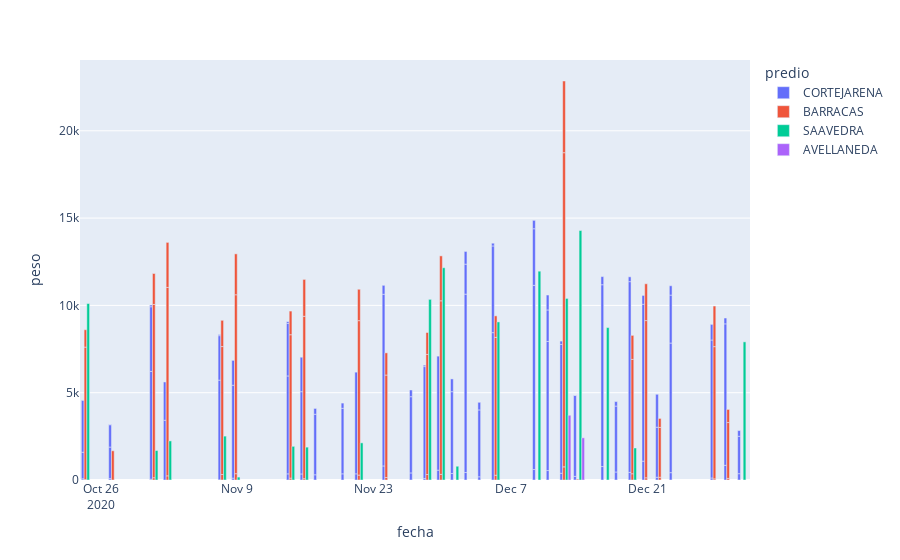
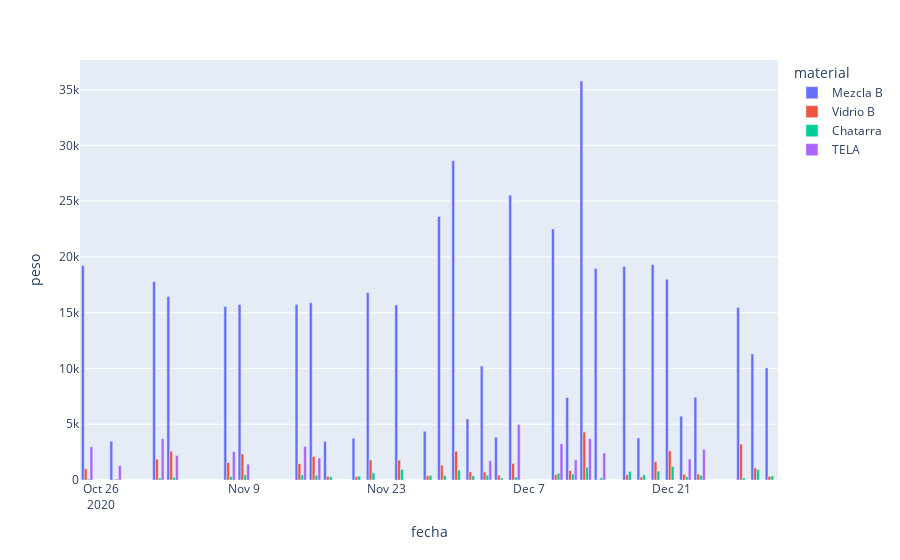

Write notebook code for charts like these, in order.
### Code cell
pesos_historico_predios(pesajes_df).show()
pesos_historico_materiales(pesajes_df).show()
pesos_historico_promedio(pesajes_df).show()
torta(pesajes_df).show()
print(f"El centro que más material reunió (en peso total) fue: {centro_principal(pesajes_df)[0]}")

### Figure 1 — Plotly figure (JSON) as saved in the notebook; plotly's stock layout.template omitted (floating-point values rounded to 4 significant figures)
{"data": [{"alignmentgroup": "True", "customdata": [["Mezcla B"], ["Vidrio B"], ["Chatarra"], ["Mezcla B"], ["TELA"], ["Vidrio B"], ["Chatarra"], ["Mezcla B"], ["TELA"], ["Vidrio B"], ["Chatarra"], ["Mezcla B"], ["TELA"], ["Vidrio B"], ["Mezcla B"], ["TELA"], ["Chatarra"], ["Mezcla B"], ["TELA"], ["Vidrio B"], ["Chatarra"], ["Mezcla B"], ["TELA"], ["Chatarra"], ["Mezcla B"], ["TELA"], ["Vidrio B"], ["Chatarra"], ["Mezcla B"], ["TELA"], ["Chatarra"], ["Mezcla B"], ["Vidrio B"], ["Chatarra"], ["Mezcla B"], ["Vidrio B"], ["Chatarra"], ["Mezcla B"], ["Chatarra"], ["Mezcla B"], ["Vidrio B"], ["Chatarra"], ["Mezcla B"], ["Vidrio B"], ["Chatarra"], ["Mezcla B"], ["Vidrio B"], ["Chatarra"], ["Mezcla B"], ["Chatarra"], ["Mezcla B"], ["Vidrio B"], ["Chatarra"], ["Mezcla B"], ["TELA"], ["Vidrio B"], ["Chatarra"], ["Mezcla B"], ["Vidrio B"], ["Mezcla B"], ["TELA"], ["Vidrio B"], ["Chatarra"], ["Mezcla B"], ["TELA"], ["Vidrio B"], ["Chatarra"], ["Mezcla B"], ["TELA"], ["Vidrio B"], ["Chatarra"], ["Mezcla B"], ["Vidrio B"], ["Chatarra"], ["Mezcla B"], ["Vidrio B"], ["Chatarra"], ["Mezcla B"], ["Vidrio B"], ["Chatarra"], ["Mezcla B"], ["Vidrio B"], ["Chatarra"], ["Mezcla B"], ["Vidrio B"], ["Chatarra"], ["Mezcla B"], ["Vidrio B"], ["Chatarra"], ["Mezcla B"], ["TELA"], ["Chatarra"], ["Mezcla B"], ["TELA"], ["Vidrio B"], ["Chatarra"], ["Mezcla B"], ["Vidrio B"], ["Chatarra"], ["Mezcla B"], ["Vidrio B"], ["Chatarra"], ["Mezcla B"], ["Vidrio B"]], "hovertemplate": "predio=CORTEJARENA<br>fecha=%{x}<br>peso=%{y}<br>material=%{customdata[0]}<extra></extra>", "legendgroup": "CORTEJARENA", "marker": {"color": "#636efa", "pattern": {"shape": ""}}, "name": "CORTEJARENA", "offsetgroup": "CORTEJARENA", "orientation": "v", "showlegend": true, "textposition": "auto", "type": "bar", "x": ["2020-03-28T00:00:00", "2020-03-28T00:00:00", "2020-10-23T00:00:00", "2020-10-23T00:00:00", "2020-10-23T00:00:00", "2020-10-23T00:00:00", "2020-10-27T00:00:00", "2020-10-27T00:00:00", "2020-10-27T00:00:00", "2020-10-27T00:00:00", "2020-10-30T00:00:00", "2020-10-30T00:00:00", "2020-10-30T00:00:00", "2020-10-30T00:00:00", "2020-11-02T00:00:00", "2020-11-02T00:00:00", "2020-11-06T00:00:00", "2020-11-06T00:00:00", "2020-11-06T00:00:00", "2020-11-06T00:00:00", "2020-11-09T00:00:00", "2020-11-09T00:00:00", "2020-11-09T00:00:00", "2020-11-13T00:00:00", "2020-11-13T00:00:00", "2020-11-13T00:00:00", "2020-11-13T00:00:00", "2020-11-16T00:00:00", "2020-11-16T00:00:00", "2020-11-16T00:00:00", "2020-11-17T00:00:00", "2020-11-17T00:00:00", "2020-11-17T00:00:00", "2020-11-19T00:00:00", "2020-11-19T00:00:00", "2020-11-19T00:00:00", "2020-11-20T00:00:00", "2020-11-20T00:00:00", "2020-11-24T00:00:00", "2020-11-24T00:00:00", "2020-11-24T00:00:00", "2020-11-26T00:00:00", "2020-11-26T00:00:00", "2020-11-26T00:00:00", "2020-11-27T00:00:00", "2020-11-27T00:00:00", "2020-11-27T00:00:00", "2020-11-30T00:00:00", "2020-11-30T00:00:00", "2020-12-01T00:00:00", "2020-12-01T00:00:00", "2020-12-01T00:00:00", "2020-12-02T00:00:00", "2020-12-02T00:00:00", "2020-12-02T00:00:00", "2020-12-02T00:00:00", "2020-12-03T00:00:00", "2020-12-03T00:00:00", "2020-12-03T00:00:00", "2020-12-04T00:00:00", "2020-12-04T00:00:00", "2020-12-04T00:00:00", "2020-12-09T00:00:00", "2020-12-09T00:00:00", "2020-12-09T00:00:00", "2020-12-09T00:00:00", "2020-12-10T00:00:00", "2020-12-10T00:00:00", "2020-12-10T00:00:00", "2020-12-10T00:00:00", "2020-12-11T00:00:00", "2020-12-11T00:00:00", "2020-12-11T00:00:00", "2020-12-14T00:00:00", "2020-12-14T00:00:00", "2020-12-14T00:00:00", "2020-12-16T00:00:00", "2020-12-16T00:00:00", "2020-12-16T00:00:00", "2020-12-17T00:00:00", "2020-12-17T00:00:00", "2020-12-17T00:00:00", "2020-12-18T00:00:00", "2020-12-18T00:00:00", "2020-12-18T00:00:00", "2020-12-21T00:00:00", "2020-12-21T00:00:00", "2020-12-21T00:00:00", "2020-12-22T00:00:00", "2020-12-22T00:00:00", "2020-12-22T00:00:00", "2020-12-23T00:00:00", "2020-12-23T00:00:00", "2020-12-23T00:00:00", "2020-12-23T00:00:00", "2020-12-28T00:00:00", "2020-12-28T00:00:00", "2020-12-28T00:00:00", "2020-12-29T00:00:00", "2020-12-29T00:00:00", "2020-12-29T00:00:00", "2020-12-30T00:00:00", "2020-12-30T00:00:00", "2020-12-30T00:00:00"], "xaxis": "x", "y": [10, 35, 69, 1522, 2979, 14, 79, 1807, 1278, 21, 44, 6174, 3705, 97, 3424, 2191, 10, 5710, 2547, 60, 107, 5320, 1425, 352, 5607, 3008, 101, 347, 4711, 1974, 299, 3467, 332, 354, 3752, 299, 353, 5824, 805, 9831, 513, 405, 4366, 384, 87, 6409, 81, 563, 6531, 371, 4687, 731, 429, 10215, 1717, 728, 183, 3830, 437, 8439, 4966, 157, 600, 10548, 3242, 480, 541, 7396, 1802, 855, 387, 7378, 191, 207, 4632, 22, 770, 10414, 465, 459, 3774, 258, 435, 10925, 276, 1079, 8985, 507, 157, 2867, 1885, 420, 7423, 2747, 534, 116, 7903, 894, 841, 8102, 334, 362, 2143, 326], "yaxis": "y"}, {"alignmentgroup": "True", "customdata": [["Chatarra"], ["Mezcla B"], ["Vidrio B"], ["Mezcla B"], ["Chatarra"], ["Mezcla B"], ["Vidrio B"], ["Chatarra"], ["Mezcla B"], ["Vidrio B"], ["Chatarra"], ["Mezcla B"], ["Vidrio B"], ["Chatarra"], ["Mezcla B"], ["Vidrio B"], ["Chatarra"], ["Mezcla B"], ["Vidrio B"], ["Chatarra"], ["Mezcla B"], ["Vidrio B"], ["Chatarra"], ["Mezcla B"], ["Vidrio B"], ["Chatarra"], ["Mezcla B"], ["Vidrio B"], ["Chatarra"], ["Mezcla B"], ["Vidrio B"], ["Chatarra"], ["Mezcla B"], ["Vidrio B"], ["Chatarra"], ["Mezcla B"], ["Vidrio B"], ["Chatarra"], ["Mezcla B"], ["Vidrio B"], ["Mezcla B"], ["Chatarra"], ["Mezcla B"], ["Vidrio B"], ["Chatarra"], ["Mezcla B"], ["Vidrio B"], ["Chatarra"], ["Mezcla B"], ["Vidrio B"], ["Chatarra"], ["Mezcla B"], ["Vidrio B"], ["Chatarra"], ["Mezcla B"], ["Vidrio B"]], "hovertemplate": "predio=BARRACAS<br>fecha=%{x}<br>peso=%{y}<br>material=%{customdata[0]}<extra></extra>", "legendgroup": "BARRACAS", "marker": {"color": "#EF553B", "pattern": {"shape": ""}}, "name": "BARRACAS", "offsetgroup": "BARRACAS", "orientation": "v", "showlegend": true, "textposition": "auto", "type": "bar", "x": ["2020-10-23T00:00:00", "2020-10-23T00:00:00", "2020-10-23T00:00:00", "2020-10-27T00:00:00", "2020-10-30T00:00:00", "2020-10-30T00:00:00", "2020-10-30T00:00:00", "2020-11-02T00:00:00", "2020-11-02T00:00:00", "2020-11-02T00:00:00", "2020-11-06T00:00:00", "2020-11-06T00:00:00", "2020-11-06T00:00:00", "2020-11-09T00:00:00", "2020-11-09T00:00:00", "2020-11-09T00:00:00", "2020-11-13T00:00:00", "2020-11-13T00:00:00", "2020-11-13T00:00:00", "2020-11-16T00:00:00", "2020-11-16T00:00:00", "2020-11-16T00:00:00", "2020-11-20T00:00:00", "2020-11-20T00:00:00", "2020-11-20T00:00:00", "2020-11-24T00:00:00", "2020-11-24T00:00:00", "2020-11-24T00:00:00", "2020-11-27T00:00:00", "2020-11-27T00:00:00", "2020-11-27T00:00:00", "2020-11-30T00:00:00", "2020-11-30T00:00:00", "2020-11-30T00:00:00", "2020-12-04T00:00:00", "2020-12-04T00:00:00", "2020-12-04T00:00:00", "2020-12-11T00:00:00", "2020-12-11T00:00:00", "2020-12-11T00:00:00", "2020-12-14T00:00:00", "2020-12-18T00:00:00", "2020-12-18T00:00:00", "2020-12-18T00:00:00", "2020-12-21T00:00:00", "2020-12-21T00:00:00", "2020-12-21T00:00:00", "2020-12-22T00:00:00", "2020-12-22T00:00:00", "2020-12-22T00:00:00", "2020-12-28T00:00:00", "2020-12-28T00:00:00", "2020-12-28T00:00:00", "2020-12-29T00:00:00", "2020-12-29T00:00:00", "2020-12-29T00:00:00"], "xaxis": "x", "y": [23, 7588, 996, 1673, 130, 9924, 1773, 239, 10791, 2578, 314, 7328, 1504, 362, 10248, 2342, 107, 8213, 1355, 76, 9300, 2111, 282, 8844, 1797, 142, 5869, 1270, 313, 6880, 1255, 323, 9940, 2573, 273, 7898, 1230, 752, 17994, 4106, 47, 358, 6550, 1375, 126, 9004, 2108, 158, 2853, 515, 67, 7571, 2326, 91, 3199, 752], "yaxis": "y"}, {"alignmentgroup": "True", "customdata": [["Mezcla B"], ["Mezcla B"], ["Mezcla B"], ["Mezcla B"], ["Mezcla B"], ["Mezcla B"], ["Mezcla B"], ["Mezcla B"], ["Mezcla B"], ["Mezcla B"], ["Mezcla B"], ["Mezcla B"], ["Mezcla B"], ["Mezcla B"], ["Mezcla B"], ["Mezcla B"], ["Mezcla B"], ["Mezcla B"]], "hovertemplate": "predio=SAAVEDRA<br>fecha=%{x}<br>peso=%{y}<br>material=%{customdata[0]}<extra></extra>", "legendgroup": "SAAVEDRA", "marker": {"color": "#00cc96", "pattern": {"shape": ""}}, "name": "SAAVEDRA", "offsetgroup": "SAAVEDRA", "orientation": "v", "showlegend": true, "textposition": "auto", "type": "bar", "x": ["2020-10-23T00:00:00", "2020-10-30T00:00:00", "2020-11-02T00:00:00", "2020-11-06T00:00:00", "2020-11-09T00:00:00", "2020-11-13T00:00:00", "2020-11-16T00:00:00", "2020-11-20T00:00:00", "2020-11-27T00:00:00", "2020-11-30T00:00:00", "2020-12-01T00:00:00", "2020-12-04T00:00:00", "2020-12-09T00:00:00", "2020-12-11T00:00:00", "2020-12-14T00:00:00", "2020-12-16T00:00:00", "2020-12-18T00:00:00", "2020-12-30T00:00:00"], "xaxis": "x", "y": [10108, 1687, 2239, 2514, 167, 1928, 1882, 2127, 10345, 12157, 788, 9054, 11959, 10399, 14288, 8729, 1834, 7911], "yaxis": "y"}, {"alignmentgroup": "True", "customdata": [["TELA"], ["TELA"]], "hovertemplate": "predio=AVELLANEDA<br>fecha=%{x}<br>peso=%{y}<br>material=%{customdata[0]}<extra></extra>", "legendgroup": "AVELLANEDA", "marker": {"color": "#ab63fa", "pattern": {"shape": ""}}, "name": "AVELLANEDA", "offsetgroup": "AVELLANEDA", "orientation": "v", "showlegend": true, "textposition": "auto", "type": "bar", "x": ["2020-12-11T00:00:00", "2020-12-14T00:00:00"], "xaxis": "x", "y": [3707, 2416], "yaxis": "y"}], "layout": {"barmode": "group", "legend": {"title": {"text": "predio"}, "tracegroupgap": 0}, "margin": {"t": 60}, "xaxis": {"anchor": "y", "domain": [0, 1], "rangebreaks": [{"bounds": ["sat", "mon"]}], "title": {"text": "fecha"}}, "yaxis": {"anchor": "x", "domain": [0, 1], "title": {"text": "peso"}}}}

### Figure 2 — Plotly figure (JSON) as saved in the notebook; plotly's stock layout.template omitted (floating-point values rounded to 4 significant figures)
{"data": [{"alignmentgroup": "True", "hovertemplate": "material=Mezcla B<br>fecha=%{x}<br>peso=%{y}<extra></extra>", "legendgroup": "Mezcla B", "marker": {"color": "#636efa", "pattern": {"shape": ""}}, "name": "Mezcla B", "offsetgroup": "Mezcla B", "orientation": "v", "showlegend": true, "textposition": "auto", "type": "bar", "x": ["2020-03-28T00:00:00", "2020-10-23T00:00:00", "2020-10-27T00:00:00", "2020-10-30T00:00:00", "2020-11-02T00:00:00", "2020-11-06T00:00:00", "2020-11-09T00:00:00", "2020-11-13T00:00:00", "2020-11-16T00:00:00", "2020-11-17T00:00:00", "2020-11-19T00:00:00", "2020-11-20T00:00:00", "2020-11-24T00:00:00", "2020-11-26T00:00:00", "2020-11-27T00:00:00", "2020-11-30T00:00:00", "2020-12-01T00:00:00", "2020-12-02T00:00:00", "2020-12-03T00:00:00", "2020-12-04T00:00:00", "2020-12-09T00:00:00", "2020-12-10T00:00:00", "2020-12-11T00:00:00", "2020-12-14T00:00:00", "2020-12-16T00:00:00", "2020-12-17T00:00:00", "2020-12-18T00:00:00", "2020-12-21T00:00:00", "2020-12-22T00:00:00", "2020-12-23T00:00:00", "2020-12-28T00:00:00", "2020-12-29T00:00:00", "2020-12-30T00:00:00"], "xaxis": "x", "y": [10, 19218, 3480, 17785, 16454, 15552, 15735, 15748, 15893, 3467, 3752, 16795, 15700, 4366, 23634, 28628, 5475, 10215, 3830, 25548, 22507, 7396, 35771, 18967, 19143, 3774, 19309, 17989, 5720, 7423, 15474, 11301, 10054], "yaxis": "y"}, {"alignmentgroup": "True", "hovertemplate": "material=Vidrio B<br>fecha=%{x}<br>peso=%{y}<extra></extra>", "legendgroup": "Vidrio B", "marker": {"color": "#EF553B", "pattern": {"shape": ""}}, "name": "Vidrio B", "offsetgroup": "Vidrio B", "orientation": "v", "showlegend": true, "textposition": "auto", "type": "bar", "x": ["2020-03-28T00:00:00", "2020-10-23T00:00:00", "2020-10-27T00:00:00", "2020-10-30T00:00:00", "2020-11-02T00:00:00", "2020-11-06T00:00:00", "2020-11-09T00:00:00", "2020-11-13T00:00:00", "2020-11-16T00:00:00", "2020-11-17T00:00:00", "2020-11-19T00:00:00", "2020-11-20T00:00:00", "2020-11-24T00:00:00", "2020-11-26T00:00:00", "2020-11-27T00:00:00", "2020-11-30T00:00:00", "2020-12-01T00:00:00", "2020-12-02T00:00:00", "2020-12-03T00:00:00", "2020-12-04T00:00:00", "2020-12-09T00:00:00", "2020-12-10T00:00:00", "2020-12-11T00:00:00", "2020-12-14T00:00:00", "2020-12-16T00:00:00", "2020-12-17T00:00:00", "2020-12-18T00:00:00", "2020-12-21T00:00:00", "2020-12-22T00:00:00", "2020-12-23T00:00:00", "2020-12-28T00:00:00", "2020-12-29T00:00:00", "2020-12-30T00:00:00"], "xaxis": "x", "y": [35, 1010, 21, 1870, 2578, 1564, 2342, 1456, 2111, 332, 299, 1797, 1783, 384, 1336, 2573, 731, 728, 437, 1481, 480, 855, 4297, 22, 465, 258, 1651, 2615, 515, 534, 3220, 1086, 326], "yaxis": "y"}, {"alignmentgroup": "True", "hovertemplate": "material=Chatarra<br>fecha=%{x}<br>peso=%{y}<extra></extra>", "legendgroup": "Chatarra", "marker": {"color": "#00cc96", "pattern": {"shape": ""}}, "name": "Chatarra", "offsetgroup": "Chatarra", "orientation": "v", "showlegend": true, "textposition": "auto", "type": "bar", "x": ["2020-10-23T00:00:00", "2020-10-27T00:00:00", "2020-10-30T00:00:00", "2020-11-02T00:00:00", "2020-11-06T00:00:00", "2020-11-09T00:00:00", "2020-11-13T00:00:00", "2020-11-16T00:00:00", "2020-11-17T00:00:00", "2020-11-19T00:00:00", "2020-11-20T00:00:00", "2020-11-24T00:00:00", "2020-11-26T00:00:00", "2020-11-27T00:00:00", "2020-11-30T00:00:00", "2020-12-01T00:00:00", "2020-12-02T00:00:00", "2020-12-03T00:00:00", "2020-12-04T00:00:00", "2020-12-09T00:00:00", "2020-12-10T00:00:00", "2020-12-11T00:00:00", "2020-12-14T00:00:00", "2020-12-16T00:00:00", "2020-12-17T00:00:00", "2020-12-18T00:00:00", "2020-12-21T00:00:00", "2020-12-22T00:00:00", "2020-12-23T00:00:00", "2020-12-28T00:00:00", "2020-12-29T00:00:00", "2020-12-30T00:00:00"], "xaxis": "x", "y": [92, 79, 174, 239, 324, 469, 459, 423, 299, 354, 635, 947, 405, 400, 886, 371, 429, 183, 273, 600, 541, 1139, 207, 770, 459, 793, 1205, 315, 420, 183, 932, 362], "yaxis": "y"}, {"alignmentgroup": "True", "hovertemplate": "material=TELA<br>fecha=%{x}<br>peso=%{y}<extra></extra>", "legendgroup": "TELA", "marker": {"color": "#ab63fa", "pattern": {"shape": ""}}, "name": "TELA", "offsetgroup": "TELA", "orientation": "v", "showlegend": true, "textposition": "auto", "type": "bar", "x": ["2020-10-23T00:00:00", "2020-10-27T00:00:00", "2020-10-30T00:00:00", "2020-11-02T00:00:00", "2020-11-06T00:00:00", "2020-11-09T00:00:00", "2020-11-13T00:00:00", "2020-11-16T00:00:00", "2020-12-02T00:00:00", "2020-12-04T00:00:00", "2020-12-09T00:00:00", "2020-12-10T00:00:00", "2020-12-11T00:00:00", "2020-12-14T00:00:00", "2020-12-22T00:00:00", "2020-12-23T00:00:00"], "xaxis": "x", "y": [2979, 1278, 3705, 2191, 2547, 1425, 3008, 1974, 1717, 4966, 3242, 1802, 3707, 2416, 1885, 2747], "yaxis": "y"}], "layout": {"barmode": "group", "legend": {"title": {"text": "material"}, "tracegroupgap": 0}, "margin": {"t": 60}, "xaxis": {"anchor": "y", "domain": [0, 1], "rangebreaks": [{"bounds": ["sat", "mon"]}], "title": {"text": "fecha"}}, "yaxis": {"anchor": "x", "domain": [0, 1], "title": {"text": "peso"}}}}
